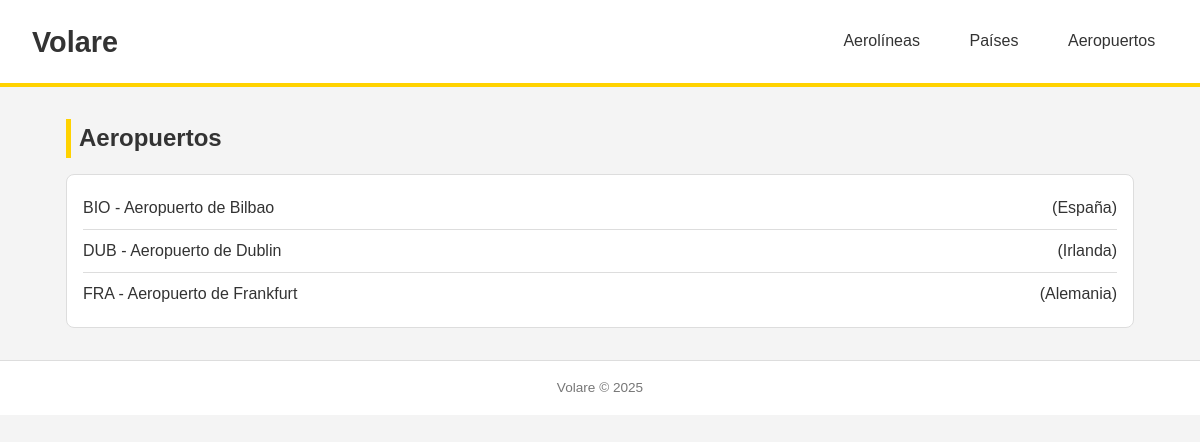
Page /aeropuertos/ on the earlier database version.
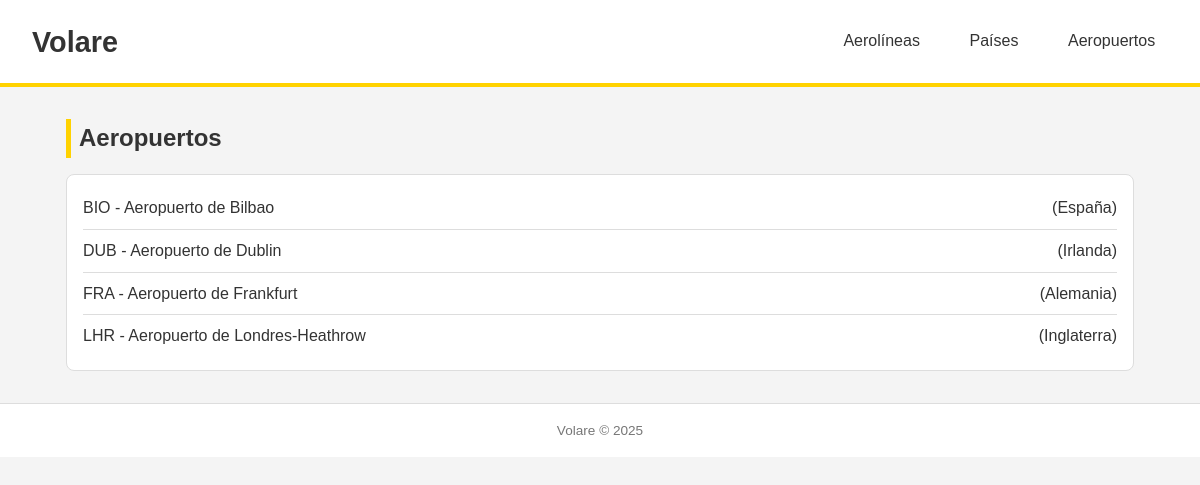
Same page on the later database version.
### vuelos/models.py (models this page shows, shortened)
class Aeropuerto(models.Model):
    codigo_iata = models.CharField(max_length=3, unique=True)
    nombre = models.CharField(max_length=200)
    ciudad = models.CharField(max_length=100, blank=True)
    pais = models.ForeignKey(
        Pais,
        on_delete=models.CASCADE,
        related_name="aeropuertos"
    )
    class Meta:
        ordering = ["codigo_iata"]

class Pais(models.Model):
    nombre = models.CharField(max_length=100)
    codigo_iso = models.CharField(max_length=3, unique=True)
    class Meta:
        ordering = ["nombre"]

### vuelos/views.py (the view)
# urls.py: path("aeropuertos/", views.aeropuerto_list, name="aeropuerto_list"),
def aeropuerto_list(request):
    aeropuertos = Aeropuerto.objects.select_related("pais").prefetch_related("aerolineas")
    contexto = {
        "aeropuertos": aeropuertos,
    }
    return render(request, "volare/aeropuerto_list.html", contexto)

### vuelos/templates/volare/aeropuerto_list.html (shortened to what this page needs)
{% extends 'volare/base_listado.html' %}
{% block heading %}Aeropuertos{% endblock %}
{% block listado_contenido %}
<ul class="lista">
    {% for aeropuerto in aeropuertos %}
        <li>
            <a href="{% url 'vuelos:aeropuerto_detail' aeropuerto.pk %}">
                {{ aeropuerto.codigo_iata }} - {{ aeropuerto.nombre }}
            </a>
            ({{ aeropuerto.pais.nombre }})
        </li>
    {% empty %}
        <li>No hay aeropuertos registrados.</li>
    {% endfor %}
</ul>
{% endblock %}

Differences in the rows shown:
added Aeropuerto: codigo_iata "LHR", nombre "Aeropuerto de Londres-Heathrow", pais.nombre "Inglaterra"
